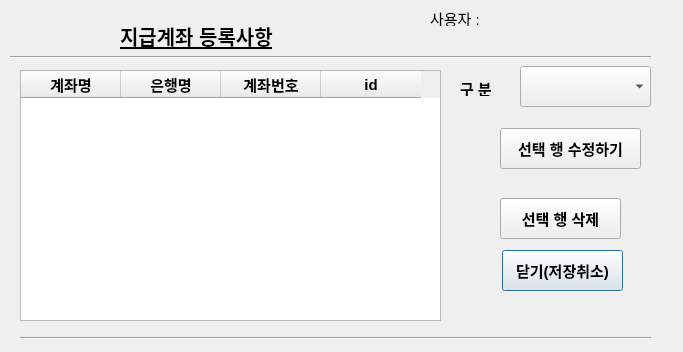
<?xml version="1.0" encoding="UTF-8"?>
<ui version="4.0">
 <class>Dialog</class>
 <widget class="QDialog" name="Dialog">
  <property name="geometry">
   <rect>
    <x>0</x>
    <y>0</y>
    <width>683</width>
    <height>352</height>
   </rect>
  </property>
  <property name="font">
   <font>
    <pointsize>10</pointsize>
   </font>
  </property>
  <property name="windowTitle">
   <string>Dialog</string>
  </property>
  <widget class="QLabel" name="label">
   <property name="geometry">
    <rect>
     <x>120</x>
     <y>20</y>
     <width>201</width>
     <height>31</height>
    </rect>
   </property>
   <property name="font">
    <font>
     <pointsize>15</pointsize>
     <weight>75</weight>
     <bold>true</bold>
     <underline>true</underline>
    </font>
   </property>
   <property name="text">
    <string>지급계좌 등록사항</string>
   </property>
  </widget>
  <widget class="Line" name="line">
   <property name="geometry">
    <rect>
     <x>10</x>
     <y>49</y>
     <width>641</width>
     <height>16</height>
    </rect>
   </property>
   <property name="orientation">
    <enum>Qt::Horizontal</enum>
   </property>
  </widget>
  <widget class="QLabel" name="label_2">
   <property name="geometry">
    <rect>
     <x>430</x>
     <y>10</y>
     <width>56</width>
     <height>16</height>
    </rect>
   </property>
   <property name="font">
    <font>
     <pointsize>11</pointsize>
    </font>
   </property>
   <property name="text">
    <string>사용자 :</string>
   </property>
  </widget>
  <widget class="QLabel" name="label_3">
   <property name="geometry">
    <rect>
     <x>500</x>
     <y>10</y>
     <width>56</width>
     <height>16</height>
    </rect>
   </property>
   <property name="font">
    <font>
     <pointsize>11</pointsize>
    </font>
   </property>
   <property name="text">
    <string/>
   </property>
  </widget>
  <widget class="Line" name="line_3">
   <property name="geometry">
    <rect>
     <x>20</x>
     <y>330</y>
     <width>631</width>
     <height>16</height>
    </rect>
   </property>
   <property name="orientation">
    <enum>Qt::Horizontal</enum>
   </property>
  </widget>
  <widget class="QTableWidget" name="registed_account_tableWidget">
   <property name="enabled">
    <bool>true</bool>
   </property>
   <property name="geometry">
    <rect>
     <x>20</x>
     <y>70</y>
     <width>421</width>
     <height>251</height>
    </rect>
   </property>
   <property name="font">
    <font>
     <pointsize>11</pointsize>
     <weight>75</weight>
     <bold>true</bold>
    </font>
   </property>
   <column>
    <property name="text">
     <string>계좌명</string>
    </property>
    <property name="font">
     <font>
      <pointsize>11</pointsize>
      <weight>75</weight>
      <bold>true</bold>
     </font>
    </property>
   </column>
   <column>
    <property name="text">
     <string>은행명</string>
    </property>
    <property name="font">
     <font>
      <weight>75</weight>
      <bold>true</bold>
     </font>
    </property>
   </column>
   <column>
    <property name="text">
     <string>계좌번호</string>
    </property>
    <property name="font">
     <font>
      <weight>75</weight>
      <bold>true</bold>
     </font>
    </property>
   </column>
   <column>
    <property name="text">
     <string>id</string>
    </property>
   </column>
  </widget>
  <widget class="QPushButton" name="account_view_close_button">
   <property name="geometry">
    <rect>
     <x>502</x>
     <y>250</y>
     <width>121</width>
     <height>41</height>
    </rect>
   </property>
   <property name="font">
    <font>
     <pointsize>11</pointsize>
     <weight>75</weight>
     <bold>true</bold>
    </font>
   </property>
   <property name="text">
    <string>닫기(저장취소)</string>
   </property>
  </widget>
  <widget class="QPushButton" name="selected_row_delete_button">
   <property name="geometry">
    <rect>
     <x>500</x>
     <y>198</y>
     <width>121</width>
     <height>41</height>
    </rect>
   </property>
   <property name="font">
    <font>
     <pointsize>11</pointsize>
     <weight>75</weight>
     <bold>true</bold>
    </font>
   </property>
   <property name="text">
    <string>선택 행 삭제</string>
   </property>
  </widget>
  <widget class="QPushButton" name="selected_row_edit_button">
   <property name="geometry">
    <rect>
     <x>500</x>
     <y>128</y>
     <width>141</width>
     <height>41</height>
    </rect>
   </property>
   <property name="font">
    <font>
     <pointsize>11</pointsize>
     <weight>75</weight>
     <bold>true</bold>
    </font>
   </property>
   <property name="text">
    <string>선택 행 수정하기</string>
   </property>
  </widget>
  <widget class="QComboBox" name="gubun_comboBox">
   <property name="geometry">
    <rect>
     <x>520</x>
     <y>66</y>
     <width>131</width>
     <height>41</height>
    </rect>
   </property>
   <property name="font">
    <font>
     <pointsize>11</pointsize>
     <weight>75</weight>
     <bold>true</bold>
    </font>
   </property>
  </widget>
  <widget class="QLabel" name="label_9">
   <property name="geometry">
    <rect>
     <x>460</x>
     <y>80</y>
     <width>51</width>
     <height>16</height>
    </rect>
   </property>
   <property name="font">
    <font>
     <pointsize>11</pointsize>
     <weight>75</weight>
     <bold>true</bold>
    </font>
   </property>
   <property name="text">
    <string>구 분</string>
   </property>
  </widget>
 </widget>
 <resources/>
 <connections>
  <connection>
   <sender>selected_row_edit_button</sender>
   <signal>clicked()</signal>
   <receiver>Dialog</receiver>
   <slot>selected_row_edit()</slot>
   <hints>
    <hint type="sourcelabel">
     <x>525</x>
     <y>138</y>
    </hint>
    <hint type="destinationlabel">
     <x>481</x>
     <y>145</y>
    </hint>
   </hints>
  </connection>
  <connection>
   <sender>selected_row_delete_button</sender>
   <signal>clicked()</signal>
   <receiver>Dialog</receiver>
   <slot>selected_row_delete()</slot>
   <hints>
    <hint type="sourcelabel">
     <x>598</x>
     <y>216</y>
    </hint>
    <hint type="destinationlabel">
     <x>467</x>
     <y>202</y>
    </hint>
   </hints>
  </connection>
  <connection>
   <sender>account_view_close_button</sender>
   <signal>clicked()</signal>
   <receiver>Dialog</receiver>
   <slot>account_view_close()</slot>
   <hints>
    <hint type="sourcelabel">
     <x>513</x>
     <y>275</y>
    </hint>
    <hint type="destinationlabel">
     <x>472</x>
     <y>276</y>
    </hint>
   </hints>
  </connection>
 </connections>
 <slots>
  <slot>payed_account_review()</slot>
  <slot>selected_row_edit()</slot>
  <slot>account_view_close()</slot>
  <slot>selected_row_delete()</slot>
 </slots>
</ui>
